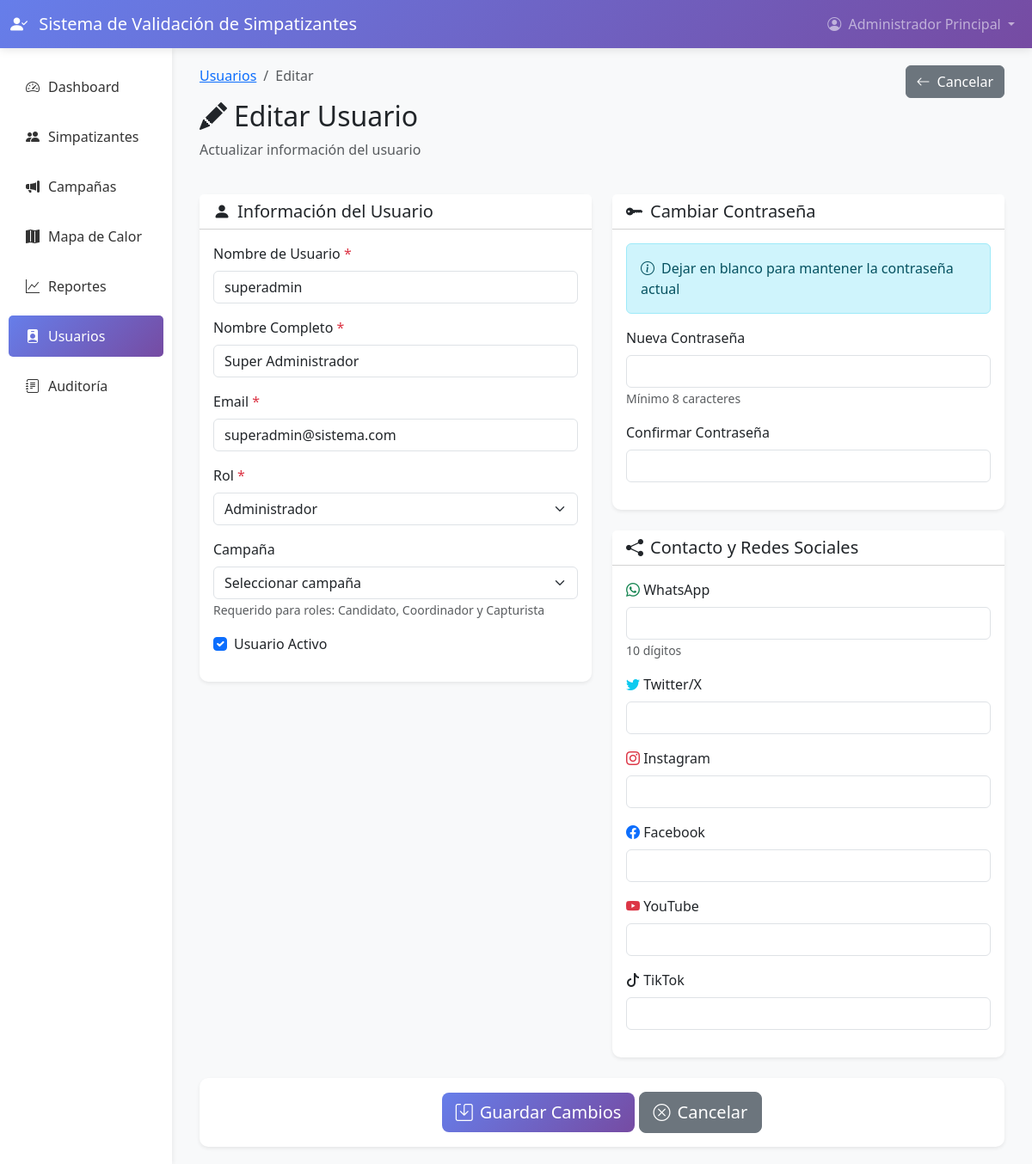
Page /public/usuarios/editar.php?id=1 (signed in) on the committed database.
### tables this page shows
CREATE TABLE IF NOT EXISTS usuarios (
    id INT AUTO_INCREMENT PRIMARY KEY,
    username VARCHAR(50) UNIQUE NOT NULL,
    email VARCHAR(100) UNIQUE NOT NULL,
    password VARCHAR(255) NOT NULL,
    nombre_completo VARCHAR(150) NOT NULL,
    rol ENUM('super_admin', 'admin', 'candidato', 'coordinador', 'capturista') NOT NULL DEFAULT 'capturista',
    activo TINYINT(1) DEFAULT 1,
    intentos_fallidos INT DEFAULT 0,
    bloqueado_hasta DATETIME NULL,
    whatsapp VARCHAR(20),
    twitter VARCHAR(100),
    instagram VARCHAR(100),
    facebook VARCHAR(100),
    youtube VARCHAR(100),
    tiktok VARCHAR(100),
    created_at TIMESTAMP DEFAULT CURRENT_TIMESTAMP,
    updated_at TIMESTAMP DEFAULT CURRENT_TIMESTAMP ON UPDATE CURRENT_TIMESTAMP,
    INDEX idx_rol (rol),
    INDEX idx_email (email),
    INDEX idx_activo (activo)
);

### config/Database.php (called while the page is built, shortened)
<?php
class Database {
    private static $instance = null;
    private $connection;
    private function __construct() {
        try {
            $dsn = "mysql:host=" . DB_HOST . ";dbname=" . DB_NAME . ";charset=" . DB_CHARSET;
            $options = [
                PDO::ATTR_ERRMODE => PDO::ERRMODE_EXCEPTION,
                PDO::ATTR_DEFAULT_FETCH_MODE => PDO::FETCH_ASSOC,
                PDO::ATTR_EMULATE_PREPARES => false,
                PDO::MYSQL_ATTR_INIT_COMMAND => "SET NAMES " . DB_CHARSET
            ];
            $this->connection = new PDO($dsn, DB_USER, DB_PASS, $options);
        } catch (PDOException $e) {
            die("Error de conexión a la base de datos: " . $e->getMessage());
        }
    }
    public static function getInstance() {
        if (self::$instance === null) {
            self::$instance = new self();
        }
        return self::$instance;
    }
    public function queryOne($sql, $params = []) {
        try {
            $stmt = $this->connection->prepare($sql);
            $stmt->execute($params);
            return $stmt->fetch();
        } catch (PDOException $e) {
            error_log("Error en queryOne: " . $e->getMessage());
            return false;
        }
    }
}

### app/controllers/UsuarioController.php (called while the page is built, shortened)
<?php
require_once __DIR__ . '/../../config/Database.php';
require_once __DIR__ . '/../models/Usuario.php';
require_once __DIR__ . '/AuthController.php';
class UsuarioController {
    private $model;
    public function __construct() {
        $this->model = new Usuario();
        $this->auth = new AuthController();
    }
    public function obtener($id) {
        return $this->model->obtenerPorId($id);
    }
}

### app/controllers/AuthController.php (called while the page is built, shortened)
<?php
require_once __DIR__ . '/../../config/Database.php';
require_once __DIR__ . '/../models/Usuario.php';
class AuthController {
    public function estaAutenticado() {
        return true;
    }
    public function tieneRol($roles) {
        return in_array($_SESSION['rol'], $roles);
    }
}

### app/models/Usuario.php (called while the page is built, shortened)
<?php
class Usuario {
    private $db;
    public function __construct() {
        $this->db = Database::getInstance();
    }
    public function obtenerPorId($id) {
        $sql = "SELECT * FROM usuarios WHERE id = ?";
        return $this->db->queryOne($sql, [$id]);
    }
}

### public/usuarios/editar.php (the view, shortened to what this page needs)
<?php
require_once __DIR__ . '/../../config/Database.php';
require_once __DIR__ . '/../../app/controllers/AuthController.php';
require_once __DIR__ . '/../../app/controllers/UsuarioController.php';
$id = (int)$_GET['id'];
$controller = new UsuarioController();
$usuario = $controller->obtener($id);
$errores = [];
include __DIR__ . '/../../app/views/layouts/header.php';
?>
<div class="container-fluid">
    <div class="row mb-4">
        <div class="col-md-6">
            <nav aria-label="breadcrumb">
                <ol class="breadcrumb">
                    <li class="breadcrumb-item"><a href="<?php echo BASE_URL; ?>/public/usuarios/index.php">Usuarios</a></li>
                    <li class="breadcrumb-item active">Editar</li>
                </ol>
            </nav>
            <h2><i class="bi bi-pencil-fill me-2"></i>Editar Usuario</h2>
            <p class="text-muted">Actualizar información del usuario</p>
        </div>
        <div class="col-md-6 text-end">
            <a href="<?php echo BASE_URL; ?>/public/usuarios/index.php" class="btn btn-secondary">
                <i class="bi bi-arrow-left me-2"></i>Cancelar
            </a>
        </div>
    </div>
    <form method="POST" action="">
        <div class="row">
            <div class="col-lg-6">
                <div class="card border-0 shadow-sm mb-4">
                    <div class="card-header bg-white">
                        <h5 class="mb-0"><i class="bi bi-person-fill me-2"></i>Información del Usuario</h5>
                    </div>
                    <div class="card-body">
                        <div class="mb-3">
                            <label class="form-label">Nombre de Usuario <span class="text-danger">*</span></label>
                            <input type="text" class="form-control <?php echo isset($errores['username']) ? 'is-invalid' : ''; ?>"
                                   name="username" required minlength="4"
                                   value="<?php echo htmlspecialchars($usuario['username'] ?? ''); ?>">
                        </div>
                        <div class="mb-3">
                            <label class="form-label">Nombre Completo <span class="text-danger">*</span></label>
                            <input type="text" class="form-control <?php echo isset($errores['nombre_completo']) ? 'is-invalid' : ''; ?>"
                                   name="nombre_completo" required
                                   value="<?php echo htmlspecialchars($usuario['nombre_completo'] ?? ''); ?>">
                        </div>
                        <div class="mb-3">
                            <label class="form-label">Email <span class="text-danger">*</span></label>
                            <input type="email" class="form-control <?php echo isset($errores['email']) ? 'is-invalid' : ''; ?>"
                                   name="email" required
                                   value="<?php echo htmlspecialchars($usuario['email'] ?? ''); ?>">
                        </div>
                        <div class="mb-3">
                            <label class="form-label">Rol <span class="text-danger">*</span></label>
                            <select class="form-select" name="rol" required>
                                <option value="admin" <?php echo ($usuario['rol'] === 'admin') ? 'selected' : ''; ?>>Administrador</option>
                            </select>
                        </div>
                        <div class="mb-3">
                            <label class="form-label">Campaña</label>
                            <select class="form-select" name="campana_id">
                                <option value="">Seleccionar campaña</option>
                            </select>
                            <small class="text-muted">Requerido para roles: Candidato, Coordinador y Capturista</small>
                        </div>
                        <div class="form-check mb-3">
                            <input class="form-check-input" type="checkbox" name="activo" id="activo"
                                   <?php echo (!empty($usuario['activo'])) ? 'checked' : ''; ?>>
                            <label class="form-check-label" for="activo">
                                Usuario Activo
                            </label>
                        </div>
                    </div>
                </div>
            </div>
            <div class="col-lg-6">
                <div class="card border-0 shadow-sm mb-4">
                    <div class="card-header bg-white">
                        <h5 class="mb-0"><i class="bi bi-key-fill me-2"></i>Cambiar Contraseña</h5>
                    </div>
                    <div class="card-body">
                        <div class="alert alert-info">
                            <i class="bi bi-info-circle me-2"></i>Dejar en blanco para mantener la contraseña actual
                        </div>
                        <div class="mb-3">
                            <label class="form-label">Nueva Contraseña</label>
                            <input type="password" class="form-control <?php echo isset($errores['password']) ? 'is-invalid' : ''; ?>"
                                   name="password" minlength="<?php echo PASSWORD_MIN_LENGTH; ?>">
                            <small class="text-muted">Mínimo <?php echo PASSWORD_MIN_LENGTH; ?> caracteres</small>
                        </div>
                        <div class="mb-3">
                            <label class="form-label">Confirmar Contraseña</label>
                            <input type="password" class="form-control" name="password_confirm">
                        </div>
                    </div>
                </div>
                <div class="card border-0 shadow-sm mb-4">
                    <div class="card-header bg-white">
                        <h5 class="mb-0"><i class="bi bi-share-fill me-2"></i>Contacto y Redes Sociales</h5>
                    </div>
                    <div class="card-body">
                        <div class="mb-3">
                            <label class="form-label"><i class="bi bi-whatsapp text-success"></i> WhatsApp</label>
                            <input type="tel" class="form-control <?php echo isset($errores['whatsapp']) ? 'is-invalid' : ''; ?>"
                                   name="whatsapp" pattern="[0-9]{10}" maxlength="10"
                                   value="<?php echo htmlspecialchars($usuario['whatsapp'] ?? ''); ?>">
                            <small class="text-muted">10 dígitos</small>
                        </div>
                        <div class="mb-3">
                            <label class="form-label"><i class="bi bi-twitter text-info"></i> Twitter/X</label>
                            <input type="text" class="form-control" name="twitter"
                                   value="<?php echo htmlspecialchars($usuario['twitter'] ?? ''); ?>">
                        </div>
                        <div class="mb-3">
                            <label class="form-label"><i class="bi bi-instagram text-danger"></i> Instagram</label>
                            <input type="text" class="form-control" name="instagram"
                                   value="<?php echo htmlspecialchars($usuario['instagram'] ?? ''); ?>">
                        </div>
                        <div class="mb-3">
                            <label class="form-label"><i class="bi bi-facebook text-primary"></i> Facebook</label>
                            <input type="text" class="form-control" name="facebook"
                                   value="<?php echo htmlspecialchars($usuario['facebook'] ?? ''); ?>">
                        </div>
                        <div class="mb-3">
                            <label class="form-label"><i class="bi bi-youtube text-danger"></i> YouTube</label>
                            <input type="text" class="form-control" name="youtube"
                                   value="<?php echo htmlspecialchars($usuario['youtube'] ?? ''); ?>">
                        </div>
                        <div class="mb-3">
                            <label class="form-label"><i class="bi bi-tiktok"></i> TikTok</label>
                            <input type="text" class="form-control" name="tiktok"
                                   value="<?php echo htmlspecialchars($usuario['tiktok'] ?? ''); ?>">
                        </div>
                    </div>
                </div>
            </div>
        </div>
        <div class="row">
            <div class="col-12">
                <div class="card border-0 shadow-sm">
                    <div class="card-body text-center">
                        <button type="submit" class="btn btn-gradient btn-lg">
                            <i class="bi bi-save me-2"></i>Guardar Cambios
                        </button>
                        <a href="<?php echo BASE_URL; ?>/public/usuarios/index.php" class="btn btn-secondary btn-lg">
                            <i class="bi bi-x-circle me-2"></i>Cancelar
                        </a>
                    </div>
                </div>
            </div>
        </div>
    </form>
</div>
<?php include __DIR__ . '/../../app/views/layouts/footer.php'; ?>

### rows in the picture
usuarios: username "superadmin", nombre_completo "Super Administrador", email "superadmin@sistema.com", activo "☑"

### other values in the picture
APP_NAME "Sistema de Validación de Simpatizantes"
$_SESSION['nombre_completo'] "Administrador Principal"
PASSWORD_MIN_LENGTH "8"
